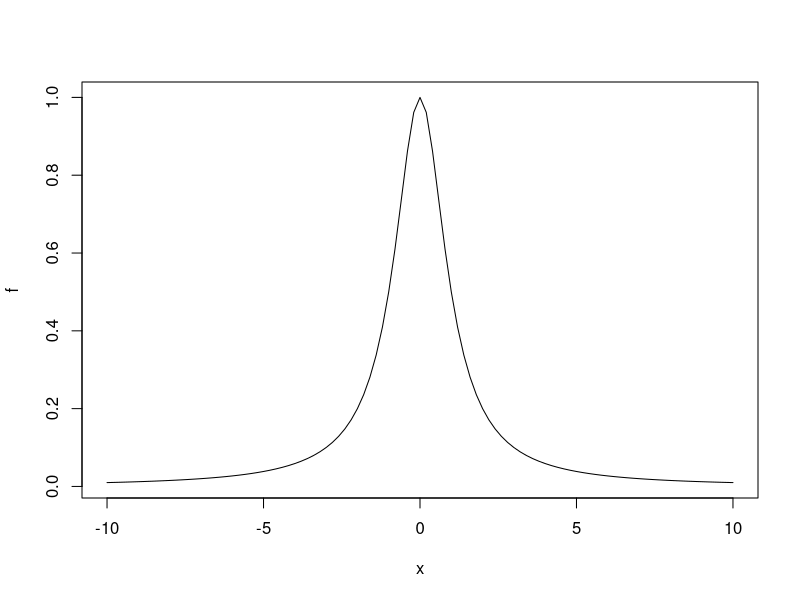

The R source for this figure:
## ---- chunk 1
knitr::opts_chunk$set(echo = TRUE)
## ---- chunk 2
gradient.descent <- function(f, gradf, x0, iterations=1000, eta=0.2) {
  x<-x0
  for (i in 1:iterations) {
    #cat(i,"/",iterations,": ",x," ",f(x),"\n")
    x<-x-eta*gradf(x)
  }
  x
}

# define the function gradient.ascent, replace eta with -eta
gradient.ascent <- function(f, df, x0, iterations=1000, eta=0.2) {  
gradient.descent(f,df,x0, iterations, eta=-eta)
} 

# use gradient.ascent to find the maximimum of f(x)=(1+x^2)^(-1)
f <-function(x) { (1+x^2)^(-1) }
gradf<-function(x) { -2*x*(1+x^2)^(-2) }  
gradient.ascent(f,gradf,3,40,0.5)
## ---- chunk 3
# to verify that it is indeed the maximum, I plot the function
# it's easy to see that x=0 gives the maximum point of f(0)=1
plot(f, xlim=c(-10,10))  
## ---- chunk 4
f <- function(x) (x[1]-1)^2 + 100*(x[1]^2-x[2])^2
# as calculated in (b)(i), gradf is the vector of two partial derivatives
gradf <- function(x) c(2*(x[1]-1) + 400*(x[1])*(x[1]^2-x[2]),-200*(x[1]^2-x[2]))
## ---- chunk 5
# define the gradient.descent.momentum function in the hope to have faster convergence
gradient.descent.momentum <- function(f, gradf, x0, iterations, eta, alpha) {
  x<-matrix(0,nrow=length(x0),ncol=iterations)
  x[,1]<-x0
  x[,2]<-x[,1]-eta*gradf(x[,1])
  for (i in 2:(iterations-1)) {
    # add the momentum term
    x[,i+1]<-x[,i]-eta*gradf(x[,i])+alpha*(x[,i]-x[,i-1])
  }
  return(c(x[,iterations],f(x[,iterations])))
}

# choose iterations=3000 and eta=4.9925981e-4 (same as in (b)(iii)), alpha=5e-10
gradient.descent.momentum(f,gradf,c(3,4),3000,4.9925981e-4,5e-10)
